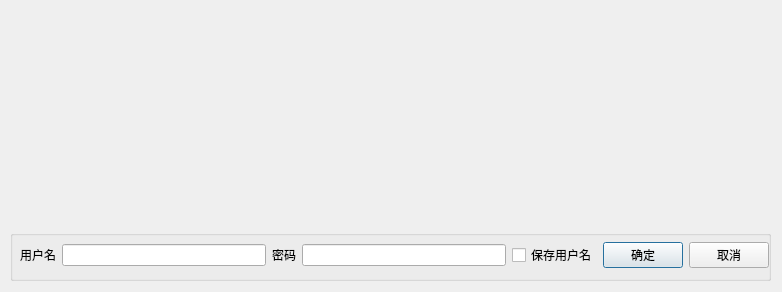
<?xml version="1.0" encoding="UTF-8"?>
<ui version="4.0">
 <class>EnterDialog</class>
 <widget class="QDialog" name="EnterDialog">
  <property name="geometry">
   <rect>
    <x>0</x>
    <y>0</y>
    <width>782</width>
    <height>292</height>
   </rect>
  </property>
  <property name="windowTitle">
   <string>Dialog</string>
  </property>
  <widget class="QLabel" name="label">
   <property name="geometry">
    <rect>
     <x>20</x>
     <y>20</y>
     <width>741</width>
     <height>191</height>
    </rect>
   </property>
   <property name="text">
    <string/>
   </property>
   <property name="pixmap">
    <pixmap resource="res.qrc">:/res/image.jpg</pixmap>
   </property>
   <property name="alignment">
    <set>Qt::AlignCenter</set>
   </property>
  </widget>
  <widget class="QGroupBox" name="groupBox">
   <property name="geometry">
    <rect>
     <x>10</x>
     <y>230</y>
     <width>761</width>
     <height>51</height>
    </rect>
   </property>
   <property name="title">
    <string/>
   </property>
   <widget class="QWidget" name="">
    <property name="geometry">
     <rect>
      <x>10</x>
      <y>10</y>
      <width>749</width>
      <height>30</height>
     </rect>
    </property>
    <layout class="QHBoxLayout" name="horizontalLayout">
     <item>
      <widget class="QLabel" name="label_2">
       <property name="text">
        <string>用户名</string>
       </property>
      </widget>
     </item>
     <item>
      <widget class="QLineEdit" name="lineEdit_username"/>
     </item>
     <item>
      <widget class="QLabel" name="label_3">
       <property name="text">
        <string>密码</string>
       </property>
      </widget>
     </item>
     <item>
      <widget class="QLineEdit" name="lineEdit_userpwd"/>
     </item>
     <item>
      <widget class="QCheckBox" name="checkBox_savepwd">
       <property name="text">
        <string>保存用户名</string>
       </property>
      </widget>
     </item>
     <item>
      <widget class="QPushButton" name="pushButton_accpect">
       <property name="text">
        <string>确定</string>
       </property>
      </widget>
     </item>
     <item>
      <widget class="QPushButton" name="pushButton_reject">
       <property name="text">
        <string>取消</string>
       </property>
      </widget>
     </item>
    </layout>
   </widget>
  </widget>
 </widget>
 <resources>
  <include location="res.qrc"/>
 </resources>
 <connections>
  <connection>
   <sender>pushButton_reject</sender>
   <signal>clicked()</signal>
   <receiver>EnterDialog</receiver>
   <slot>reject()</slot>
   <hints>
    <hint type="sourcelabel">
     <x>721</x>
     <y>254</y>
    </hint>
    <hint type="destinationlabel">
     <x>390</x>
     <y>145</y>
    </hint>
   </hints>
  </connection>
 </connections>
</ui>
